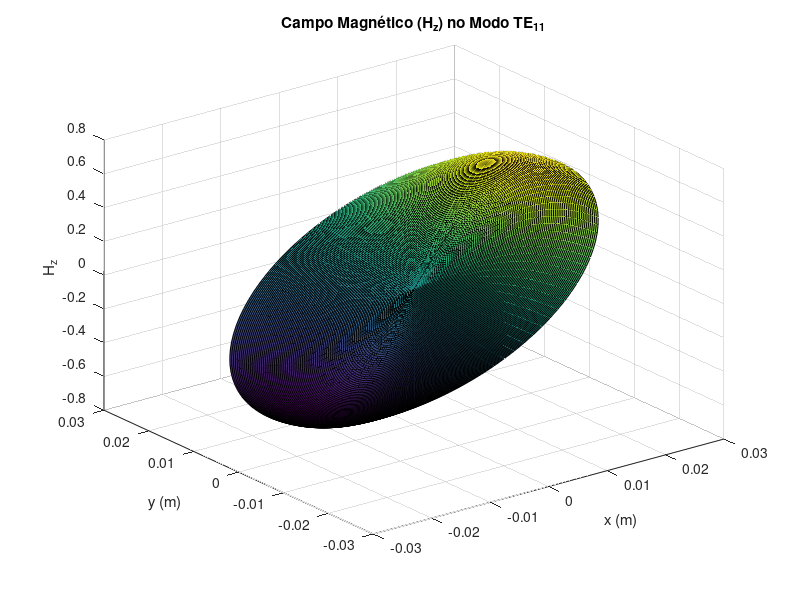

Recreate this plot in MATLAB.
% Parâmetros do guia cilíndrico
a = 0.025; % raio (m)
c = 3e8;    % velocidade da luz (m/s)
f = 10e9;   % Frequência

% Função de Bessel e zeros
n = 1; % ordem do modo TE
m = 1; % primeiro zero da função de Bessel J_n

% Primeiro zero da função de Bessel J_n
x_nm = 2.405; % primeiro zero de J_1 (modo TE11)

% Frequência de corte
fc = (x_nm * c) / (2 * pi * a);

% Constante de propagação
lambda_c = c / fc;
lambda = c / f;
beta = 2 * pi * sqrt(1/lambda^2 - 1/lambda_c^2);

fprintf('Frequência de corte: %.2f GHz\n', fc / 1e9);
fprintf('Constante de propagação β: %.2f rad/m\n', beta);

% Geração de uma malha de pontos em coordenadas cilíndricas
r = linspace(0, a, 100);
phi = linspace(0, 2*pi, 100);
[R, Phi] = meshgrid(r, phi);

% Função de Bessel e campo magnético H_z no modo TE11
Hz = besselj(n, x_nm * R / a) .* cos(n * Phi);

% Conversão para coordenadas cartesianas
X = R .* cos(Phi);
Y = R .* sin(Phi);

% Visualização do campo magnético
figure;
surf(X, Y, Hz);
title('Campo Magnético (H_z) no Modo TE_{11}');
xlabel('x (m)');
ylabel('y (m)');
zlabel('H_z');
